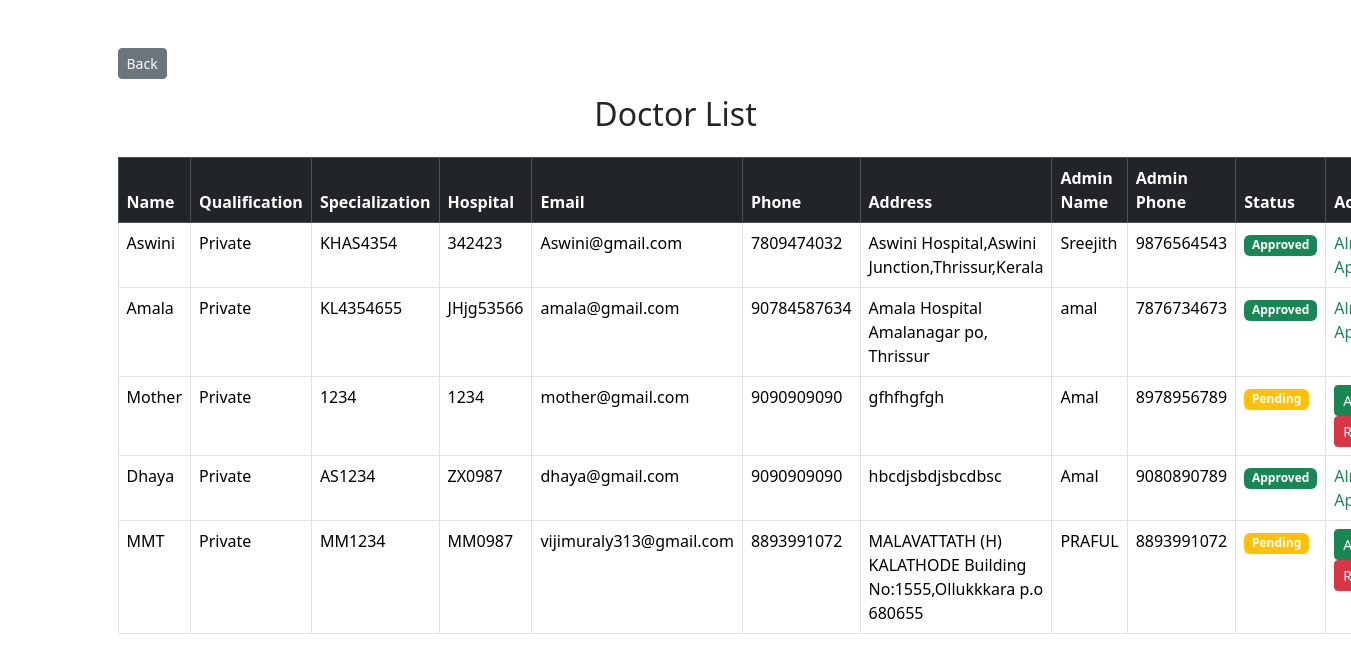
The page /doctor_list/ on the database its author committed.
### HelathApp/models.py (models this page shows)
class Hospital(models.Model):
    STATUS_CHOICES = [
        ('Pending', 'Pending'),
        ('Approved', 'Approved'),
    ]
    HOSPITAL_TYPES = [
        ('Government', 'Government'),
        ('Private', 'Private'),
        ('Clinic', 'Clinic'),
        ('Medical College', 'Medical College'),
        ('Other', 'Other'),
    ]
    hospital_name = models.CharField(max_length=255)
    hospital_type = models.CharField(max_length=50, choices=HOSPITAL_TYPES)
    registration_no = models.CharField(max_length=100, unique=True)
    license_no = models.CharField(max_length=100, unique=True)
    email = models.EmailField(unique=True)
    phone = models.CharField(max_length=15)
    address = models.TextField()
    district = models.CharField(max_length=100)
    latitude = models.DecimalField(max_digits=9,decimal_places=6,null=True,blank=True)
    longitude = models.DecimalField(max_digits=9,decimal_places=6,null=True,blank=True)
    total_beds = models.CharField(max_length=10, null=True, blank=True)
    icu_beds = models.CharField(max_length=10, null=True, blank=True)
    ambulance = models.BooleanField(default=False)
    admin_name = models.CharField(max_length=150)
    admin_phone = models.CharField(max_length=15)
    username = models.CharField(max_length=100, unique=True)
    password = models.CharField(max_length=128)
    status = models.CharField(
        max_length=10,
        choices=STATUS_CHOICES,
        default='Pending'
    )
    created_at = models.DateTimeField(auto_now_add=True)
    updated_at = models.DateTimeField(auto_now=True)

### HelathApp/views.py (the view)
# urls.py: path("doctor_list/",views.doctor_list,name="doctor_list"),
def doctor_list(request):
    doctors = Hospital.objects.all()
    return render(
        request,
        "doctor_list.html",
        {"doctors": doctors}
    )

### HelathApp/templates/doctor_list.html (shortened to what this page needs)
<!DOCTYPE html>
<html>
<head>
<link href="https://cdn.jsdelivr.net/npm/bootstrap@5.3.3/dist/css/bootstrap.min.css" rel="stylesheet">
</head>
<body>
<div class="container mt-5">
<div class="mb-3">
<a href="{% url 'adminhome' %}" class="btn btn-secondary btn-sm">
 Back
</a>
</div>
<h2 class="text-center mb-4">
Doctor List
</h2>
<table class="table table-bordered table-hover">
<thead class="table-dark">
<tr>
<th>Name</th>
<th>Qualification</th>
<th>Specialization</th>
<th>Hospital</th>
<th>Email</th>
<th>Phone</th>
<th>Address</th>
<th>Admin Name</th>
<th>Admin Phone</th>
<th>Status</th>
<th>Action</th>
</tr>
</thead>
<tbody>
{% for doctor in doctors %}
<tr>
<td>{{ doctor.hospital_name }}</td>
<td>{{ doctor.hospital_type }}</td>
<td>{{ doctor.registration_no }}</td>
<td>{{ doctor.license_no }}</td>
<td>{{ doctor.email }}</td>
<td>{{ doctor.phone }}</td>
<td>{{ doctor.address }}</td>
<td>{{ doctor.admin_name }}</td>
<td>{{ doctor.admin_phone }}</td>
<td>
{% if doctor.status == "Pending" %}
<span class="badge bg-warning">
Pending
</span>
{% elif doctor.status == "Approved" %}
<span class="badge bg-success">
Approved
</span>
{% else %}
<span class="badge bg-danger">
Rejected
</span>
{% endif %}
</td>
<td>
{% if doctor.status == "Pending" %}
<a href="{% url 'approve_doctor' doctor.id %}"
class="btn btn-success btn-sm">
Approve
</a>
<a href="{% url 'reject_doctor' doctor.id %}"
class="btn btn-danger btn-sm">
Reject
</a>
{% elif doctor.status == "Approved" %}
<span class="text-success">
Already Approved
</span>
{% else %}
<span class="text-danger">
Rejected
</span>
{% endif %}
</td>
</tr>
{% empty %}
<tr>
<td colspan="10" class="text-center">
No Doctors Found
</td>
</tr>
{% endfor %}
</tbody>
</table>
</div>
</body>
</html>

### rows shown on the page
Hospital: hospital_name "Aswini", hospital_type "Private", registration_no "KHAS4354", license_no "342423", email "Aswini@gmail.com", phone "7809474032", address "Aswini Hospital,Aswini Junction,Thrissur,Kerala", admin_name "Sreejith", admin_phone "9876564543", status "Approved"
Hospital: hospital_name "Amala", hospital_type "Private", registration_no "KL4354655", license_no "JHjg53566", email "amala@gmail.com", phone "90784587634", address "Amala Hospital Amalanagar po, Thrissur", admin_name "amal", admin_phone "7876734673", status "Approved"
Hospital: hospital_name "Mother", hospital_type "Private", registration_no "1234", license_no "1234", email "mother@gmail.com", phone "9090909090", address "gfhfhgfgh", admin_name "Amal", admin_phone "8978956789", status "Pending"
Hospital: hospital_name "Dhaya", hospital_type "Private", registration_no "AS1234", license_no "ZX0987", email "dhaya@gmail.com", phone "9090909090", address "hbcdjsbdjsbcdbsc", admin_name "Amal", admin_phone "9080890789", status "Approved"
Hospital: hospital_name "MMT", hospital_type "Private", registration_no "MM1234", license_no "MM0987", email "vijimuraly313@gmail.com", phone "8893991072", address "MALAVATTATH (H) KALATHODE Building No:1555,Ollukkkara p.o 680655", admin_name "PRAFUL", admin_phone "8893991072", status "Pending"
